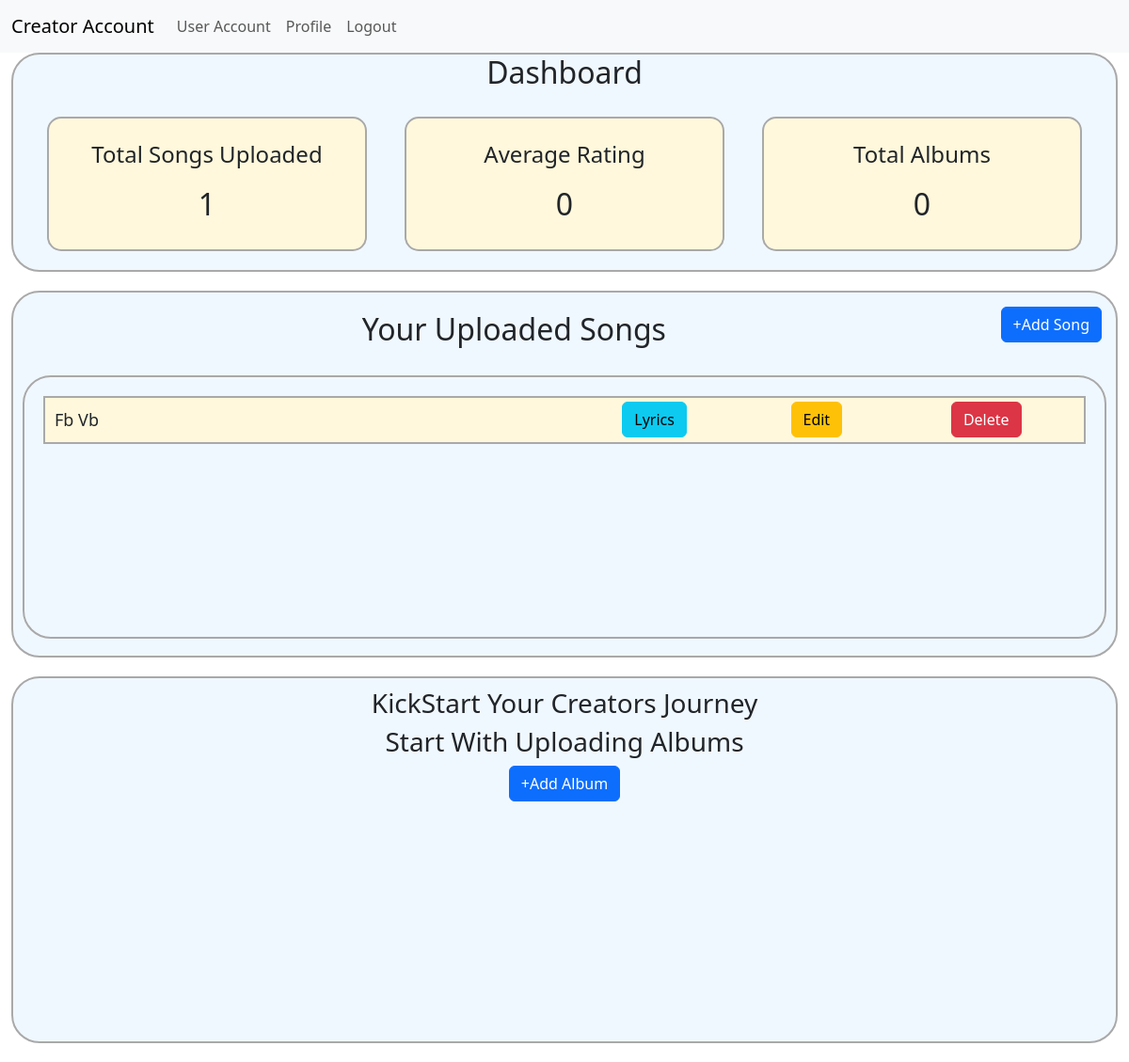
The app's page /home/1/creator_account, older data.
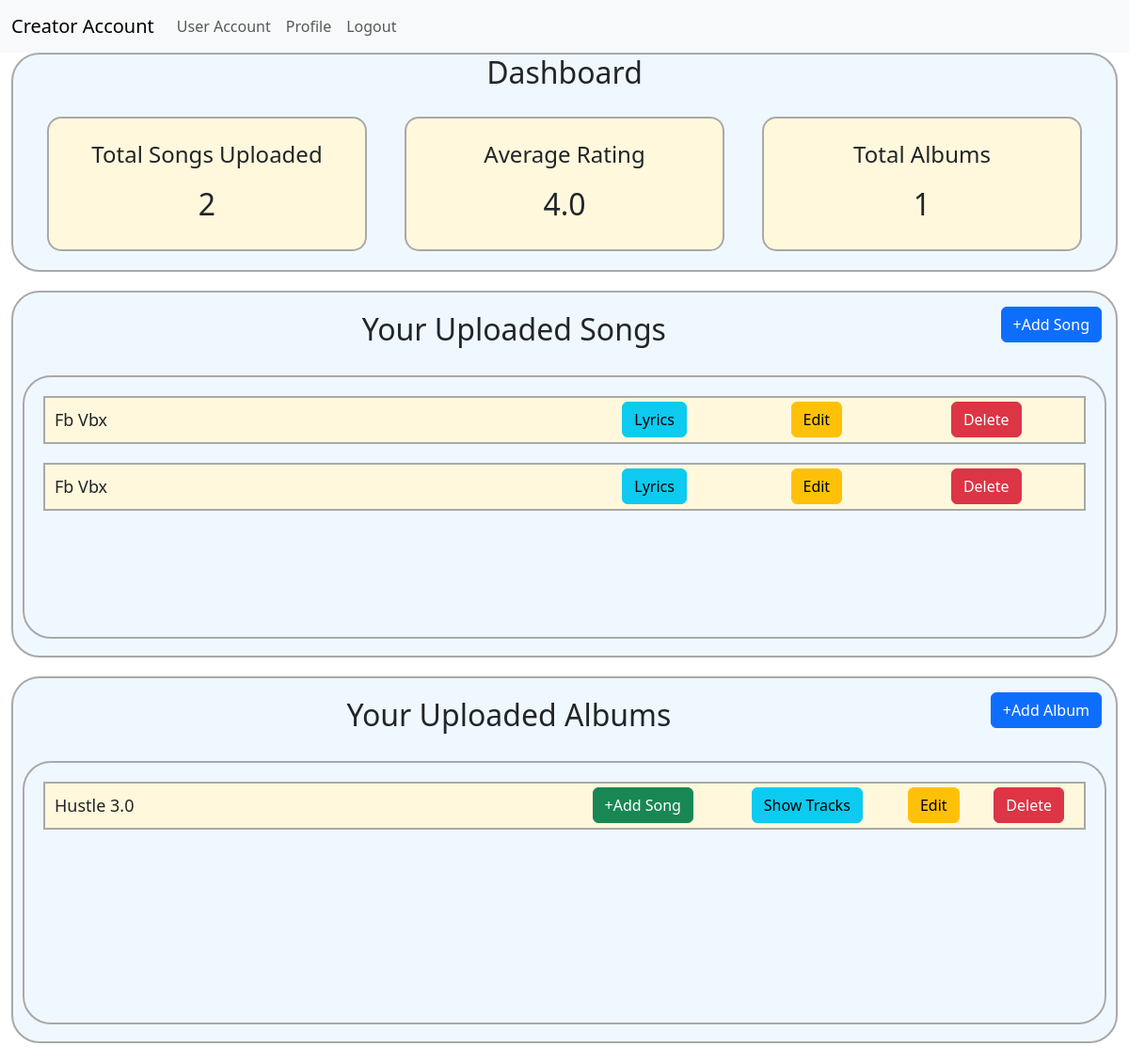
The same page, newer data.
### model1.py (models this page shows, shortened)
class Song(db.Model):
    song_id = db.Column(db.Integer, primary_key=True)
    song_name = db.Column(db.String(100), nullable=False)
    song_artist = db.Column(db.String(100))
    song_language = db.Column(db.String(30))
    song_genre = db.Column(db.String(50))
    song_lyrics = db.Column(db.String(1000))
    song_duration = db.Column(db.Integer)  # in seconds
    release_date = db.Column(db.String(20))
    creator_id = db.Column(db.Integer, db.ForeignKey("user.user_id"), nullable=False)
    album_id = db.Column(db.Integer, db.ForeignKey("album.album_id") ,default=None)
    song_path = db.Column(db.String(255),default=None)
    song_thumbnail = db.Column(db.String(255),default=None)
    song_play_count = db.Column(db.Integer, default=0)
    song_flag = db.Column(db.Boolean,default=False)
    creator = db.relationship("User", backref="songs")

class Album(db.Model):
    album_id = db.Column(db.Integer, primary_key=True)
    album_name = db.Column(db.String(100), nullable=False)
    album_genre = db.Column(db.String(50))
    album_artist = db.Column(db.String(100))
    creator_id = db.Column(db.Integer, db.ForeignKey("user.user_id"))
    album_play_count = db.Column(db.Integer, default=0)
    album_thumbnail = db.Column(db.String(255))
    songs = db.relationship("Song", backref="albums",cascade="all, delete")
    creator = db.relationship("User", backref="albums")

### app.py (the view)
@app.route("/home/<int:u_id>/creator_account", methods=["GET", "POST"])
def creator_account(u_id):
    user = User.query.get(u_id)
    songs = Song.query.filter_by(creator_id=u_id).all()
    albums = Album.query.filter_by(creator_id=u_id).all()
    total_rating=0
    count=0
    for song in songs:
        rating=Rating.query.filter_by(song_id=song.song_id).all()
        for r in rating:
            total_rating += r.rating
            count +=1
    if count==0 :
        avg_rating=0
    else:
        avg_rating=(total_rating/count)
    if request.method == "GET":
        if user.user_role_id == 1:
            return render_template("creator_account.html", user=user, songs=songs, albums=albums,avg_rating=avg_rating)
        else:
            return render_template("register_creator_form.html", user=user)
    if request.method == "POST":
        user.user_role_name = "creator"
        user.user_role_id = 1
        db.session.commit()
        return redirect("/home/{}/creator_account".format(u_id))

### templates/creator_account.html (shortened to what the changed rows need)
<!DOCTYPE html>
<html lang="en">
<head>
    <link href="https://cdn.jsdelivr.net/npm/bootstrap@5.3.2/dist/css/bootstrap.min.css" rel="stylesheet"
 />
</head>
<body>
    {% extends 'creator_navbar.html' %}
    {% block content %}
    <div class="container-fluid">
        <div class="dashboard">
            <h2>Dashboard</h2>
            <div class="container text-center">
                <div class="row">
                    <div class="col" id="dashboard-1">
                        <p style="font-size:x-large;">Total Songs Uploaded</p>
                        <h2>{{songs|length}}</h2>
                    </div>
                    <div class="col" id="dashboard-1">
                        <p style="font-size:x-large;">Average Rating</p>
                        <h2>{{avg_rating}}</h2>
                    </div>
                    <div class="col" id="dashboard-1">
                        <p style="font-size:x-large;">Total Albums </p>
                        <h2>{{albums|length}}</h2>
                    </div>
                </div>
            </div>
        </div>
        <div class="songs ">
            {% if songs|length == 0 %}
            <div style="text-align: center;">
                <h3>KickStart your creators journey</h3>
                <h3>start with uploading songs</h3>
                <a class="btn btn-primary" href="/add_song/{{user.user_id}}" type="button">+Add Song</a>
            </div>
            {% else %}
            <div class="song1">
                        {% for song in songs %}
                        <div class="song">
                            <table bgcolor="cornsilk" class="song-table">
                            <tr >
                                <td style="text-align: left;padding:10px;font-size:large;width:50%">{{song.song_name}}</td>
                                <td>
                                    <a class="btn btn-info"
                                        href="/creator_song_lyrics/{{user.user_id}}/{{song.song_id}}"
                                        type="button">Lyrics</a>
                                </td>
                                <td>
                                    <a class="btn btn-warning" type="button"
                                        href="/edit_song/{{user.user_id}}/{{song.song_id}}">Edit</a>
                                </td>
                                <td>
                                    <a class="btn btn-danger" type="button"
                                        href="/delete_song/{{user.user_id}}/{{song.song_id}}">delete</a>
                                </td>
                            </tr>
                        </table>
                        </div>
                        {% endfor %}
                {% endif %}
            </div>
        </div>
        <div class="songs ">
            {% if albums|length == 0 %}
            <div style="text-align: center;">
                <h3>KickStart your creators journey</h3>
                <h3>start with uploading Albums</h3>
                <a class="btn btn-primary" href="/add_album/{{user.user_id}}" type="button">+Add Album</a>
            </div>
            {% else %}
            <div style="font-size:xx-large" class="songs-heading">
                <span style="font-weight:500">your uploaded Albums</span>
               <a style="text-align:right; float:inline-end" class="btn btn-primary" href="/add_album/{{user.user_id}}" type="button">+Add Album</a>
            </div>
            <div class="song1">
                        {% for album in albums %}
                        <div class="song">
                            <table bgcolor="cornsilk" class="song-table">
                            <tr >
                                <td style="text-align: left;padding:10px;font-size:large;width:50%">{{album.album_name}}</td>
                                <td>
                                    <a class="btn btn-success" href="/add_album_song/{{user.user_id}}/{{album.album_id}}" type="button">+Add Song</a>
                                </td>
                                <td>
                                    <a class="btn btn-info"
                                        href="/creator_album_songs/{{user.user_id}}/{{album.album_id}}"
                                        type="button">Show Tracks</a>
                                </td>
                                <td>
                                    <a class="btn btn-warning" type="button"
                                        href="/edit_album/{{user.user_id}}/{{album.album_id}}">Edit</a>
                                </td>
                                <td>
                                    <a class="btn btn-danger" type="button"
                                        href="/delete_album/{{user.user_id}}/{{album.album_id}}">delete</a>
                                </td>
                            </tr>
                        </table>
                        </div>
                        {% endfor %}
                {% endif %}
            </div>
        </div>
    </div>
    {% endblock %}

Row changes from the older to the newer data that the page shows:
changed Song (number 1 of 2 on the later page): song_name "Fb Vb" → "Fb Vbx"
added Song: song_name "Fb Vbx"
added Album: album_name "Hustle 3.0"
Text that changed along with them:
{{ songs|length }}: "1" → "2"
{{ avg_rating }}: "0" → "4.0"
{{ albums|length }}: "0" → "1"
text no longer shown: "KickStart Your Creators Journey Start With Uploading Albums"
text now shown: "Your Uploaded Albums"
